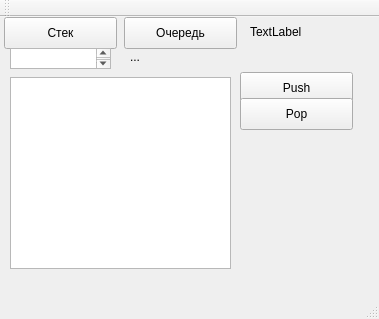
<?xml version="1.0" encoding="UTF-8"?>
<ui version="4.0">
 <class>MainWindow</class>
 <widget class="QMainWindow" name="MainWindow">
  <property name="geometry">
   <rect>
    <x>0</x>
    <y>0</y>
    <width>379</width>
    <height>319</height>
   </rect>
  </property>
  <property name="windowTitle">
   <string>MainWindow</string>
  </property>
  <widget class="QWidget" name="centralWidget">
   <widget class="QPushButton" name="pushButton_3">
    <property name="geometry">
     <rect>
      <x>4</x>
      <y>0</y>
      <width>113</width>
      <height>32</height>
     </rect>
    </property>
    <property name="text">
     <string>Стек</string>
    </property>
   </widget>
   <widget class="QPushButton" name="pushButton_4">
    <property name="geometry">
     <rect>
      <x>124</x>
      <y>0</y>
      <width>113</width>
      <height>32</height>
     </rect>
    </property>
    <property name="text">
     <string>Очередь</string>
    </property>
   </widget>
   <widget class="QPlainTextEdit" name="textEdit">
    <property name="geometry">
     <rect>
      <x>10</x>
      <y>31</y>
      <width>101</width>
      <height>21</height>
     </rect>
    </property>
   </widget>
   <widget class="QLabel" name="label">
    <property name="geometry">
     <rect>
      <x>130</x>
      <y>32</y>
      <width>60</width>
      <height>16</height>
     </rect>
    </property>
    <property name="text">
     <string>...</string>
    </property>
   </widget>
   <widget class="QListWidget" name="listWidget">
    <property name="geometry">
     <rect>
      <x>10</x>
      <y>60</y>
      <width>221</width>
      <height>192</height>
     </rect>
    </property>
   </widget>
   <widget class="QLabel" name="Mode_label_2">
    <property name="geometry">
     <rect>
      <x>250</x>
      <y>7</y>
      <width>121</width>
      <height>16</height>
     </rect>
    </property>
    <property name="text">
     <string>TextLabel</string>
    </property>
   </widget>
   <widget class="QPushButton" name="pushButton">
    <property name="geometry">
     <rect>
      <x>240</x>
      <y>55</y>
      <width>113</width>
      <height>32</height>
     </rect>
    </property>
    <property name="text">
     <string>Push</string>
    </property>
   </widget>
   <widget class="QPushButton" name="pushButton_2">
    <property name="geometry">
     <rect>
      <x>240</x>
      <y>81</y>
      <width>113</width>
      <height>32</height>
     </rect>
    </property>
    <property name="text">
     <string>Pop</string>
    </property>
   </widget>
  </widget>
  <widget class="QMenuBar" name="menuBar">
   <property name="geometry">
    <rect>
     <x>0</x>
     <y>0</y>
     <width>379</width>
     <height>22</height>
    </rect>
   </property>
  </widget>
  <widget class="QToolBar" name="mainToolBar">
   <attribute name="toolBarArea">
    <enum>TopToolBarArea</enum>
   </attribute>
   <attribute name="toolBarBreak">
    <bool>false</bool>
   </attribute>
  </widget>
  <widget class="QStatusBar" name="statusBar"/>
 </widget>
 <layoutdefault spacing="6" margin="11"/>
 <resources/>
 <connections/>
</ui>
